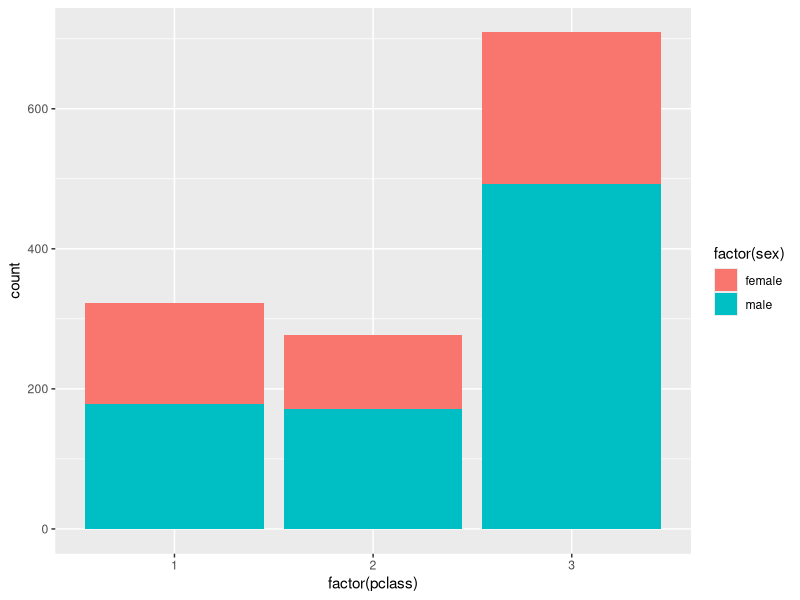
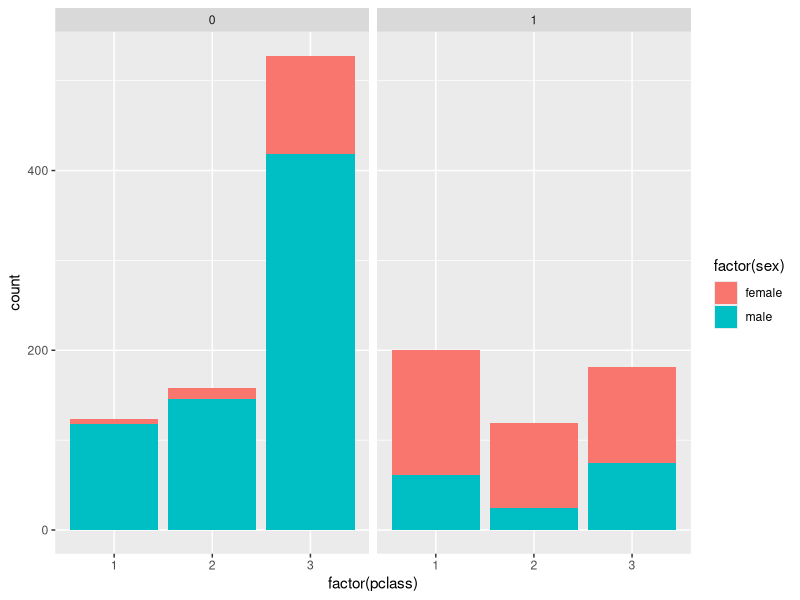
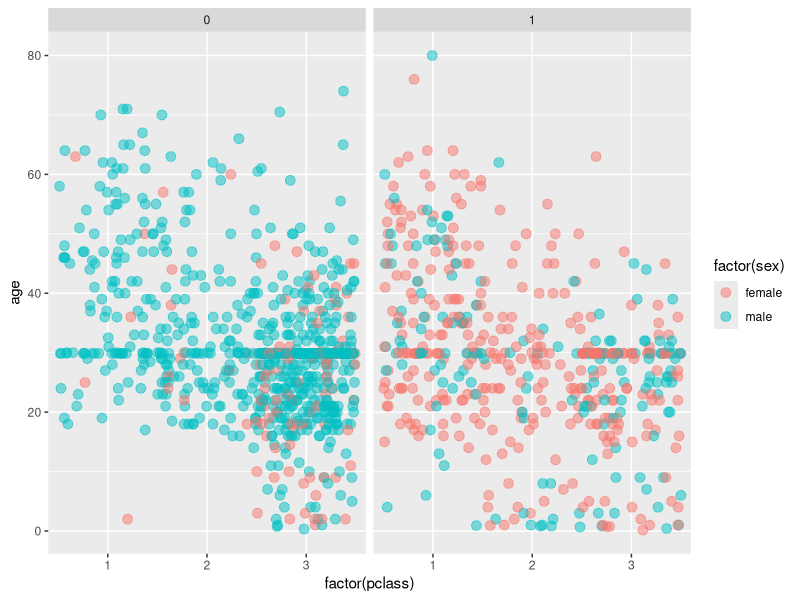

The R source for these figures, in order:
## ---- chunk 1

library(ggplot2)
titanic <- read.csv("titanic.csv")

## ---- chunk 2

# Use ggplot() for the first instruction
ggplot(titanic, aes(x = factor(pclass), fill = factor(sex))) + 
  geom_bar()

## ---- chunk 3

# Use ggplot() for the second instruction
ggplot(titanic, aes(x = factor(pclass), fill = factor(sex))) + 
  geom_bar() + 
  facet_grid(".~ survived")

## ---- chunk 4

# Position jitter (use below)
posn.j <- position_jitter(0.5, 0)

# Use ggplot() for the last instruction
ggplot(titanic, aes(x = factor(pclass), y = age, col = factor(sex))) + 
  geom_jitter(size = 3, alpha = 0.5, position = posn.j) +
  facet_grid(".~ survived")

